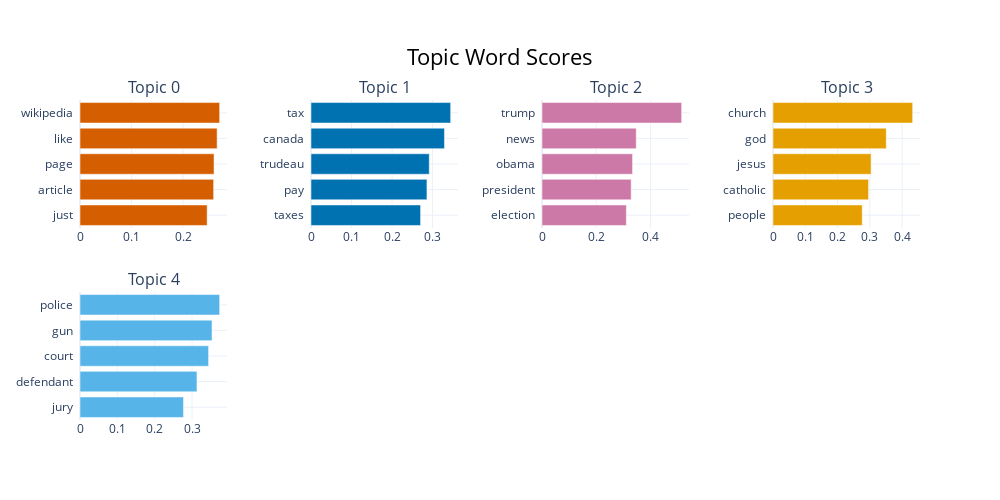

The code cell stored with this chart in its notebook:
### Code cell
topic_model.visualize_barchart()

### Figure 1 — Plotly figure (JSON) as saved in the notebook; plotly's stock layout.template omitted (floating-point values rounded to 4 significant figures)
{"data": [{"marker": {"color": "#D55E00"}, "orientation": "h", "type": "bar", "x": [0.2467, 0.2593, 0.2601, 0.2661, 0.271], "xaxis": "x", "y": ["just  ", "article  ", "page  ", "like  ", "wikipedia  "], "yaxis": "y"}, {"marker": {"color": "#0072B2"}, "orientation": "h", "type": "bar", "x": [0.2703, 0.286, 0.2917, 0.3293, 0.3445], "xaxis": "x2", "y": ["taxes  ", "pay  ", "trudeau  ", "canada  ", "tax  "], "yaxis": "y2"}, {"marker": {"color": "#CC79A7"}, "orientation": "h", "type": "bar", "x": [0.3107, 0.3285, 0.3336, 0.3472, 0.5144], "xaxis": "x3", "y": ["election  ", "president  ", "obama  ", "news  ", "trump  "], "yaxis": "y3"}, {"marker": {"color": "#E69F00"}, "orientation": "h", "type": "bar", "x": [0.2764, 0.2959, 0.3038, 0.3508, 0.4325], "xaxis": "x4", "y": ["people  ", "catholic  ", "jesus  ", "god  ", "church  "], "yaxis": "y4"}, {"marker": {"color": "#56B4E9"}, "orientation": "h", "type": "bar", "x": [0.2772, 0.3132, 0.3444, 0.3536, 0.3741], "xaxis": "x5", "y": ["jury  ", "defendant  ", "court  ", "gun  ", "police  "], "yaxis": "y5"}], "layout": {"annotations": [{"font": {"size": 16}, "showarrow": false, "text": "Topic 0", "x": 0.0875, "xanchor": "center", "xref": "paper", "y": 1, "yanchor": "bottom", "yref": "paper"}, {"font": {"size": 16}, "showarrow": false, "text": "Topic 1", "x": 0.3625, "xanchor": "center", "xref": "paper", "y": 1, "yanchor": "bottom", "yref": "paper"}, {"font": {"size": 16}, "showarrow": false, "text": "Topic 2", "x": 0.6375, "xanchor": "center", "xref": "paper", "y": 1, "yanchor": "bottom", "yref": "paper"}, {"font": {"size": 16}, "showarrow": false, "text": "Topic 3", "x": 0.9125, "xanchor": "center", "xref": "paper", "y": 1, "yanchor": "bottom", "yref": "paper"}, {"font": {"size": 16}, "showarrow": false, "text": "Topic 4", "x": 0.0875, "xanchor": "center", "xref": "paper", "y": 0.4, "yanchor": "bottom", "yref": "paper"}], "height": 500, "hoverlabel": {"bgcolor": "white", "font": {"family": "Rockwell", "size": 16}}, "showlegend": false, "title": {"font": {"color": "Black", "size": 22}, "text": "Topic Word Scores", "x": 0.5, "xanchor": "center", "yanchor": "top"}, "width": 1000, "xaxis": {"anchor": "y", "domain": [0, 0.175], "showgrid": true}, "xaxis2": {"anchor": "y2", "domain": [0.275, 0.45], "showgrid": true}, "xaxis3": {"anchor": "y3", "domain": [0.55, 0.725], "showgrid": true}, "xaxis4": {"anchor": "y4", "domain": [0.825, 1], "showgrid": true}, "xaxis5": {"anchor": "y5", "domain": [0, 0.175], "showgrid": true}, "xaxis6": {"anchor": "y6", "domain": [0.275, 0.45], "showgrid": true}, "xaxis7": {"anchor": "y7", "domain": [0.55, 0.725], "showgrid": true}, "xaxis8": {"anchor": "y8", "domain": [0.825, 1], "showgrid": true}, "yaxis": {"anchor": "x", "domain": [0.6, 1], "showgrid": true}, "yaxis2": {"anchor": "x2", "domain": [0.6, 1], "showgrid": true}, "yaxis3": {"anchor": "x3", "domain": [0.6, 1], "showgrid": true}, "yaxis4": {"anchor": "x4", "domain": [0.6, 1], "showgrid": true}, "yaxis5": {"anchor": "x5", "domain": [0, 0.4], "showgrid": true}, "yaxis6": {"anchor": "x6", "domain": [0, 0.4], "showgrid": true}, "yaxis7": {"anchor": "x7", "domain": [0, 0.4], "showgrid": true}, "yaxis8": {"anchor": "x8", "domain": [0, 0.4], "showgrid": true}}}
